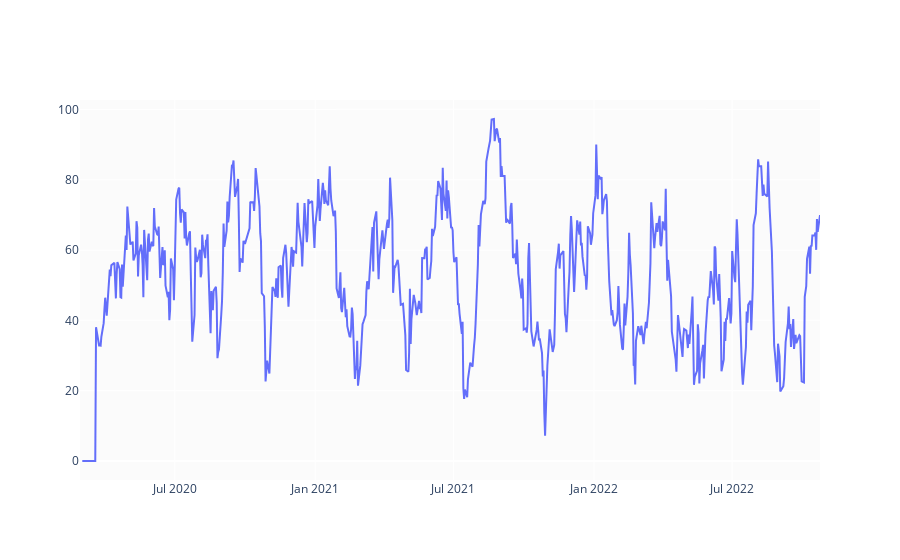

Notebook code for this chart:
### Code cell
def relative_strength_idx(df, n=14):
    close = df['Close']
    delta = close.diff()
    delta = delta[1:]
    pricesUp = delta.copy()
    pricesDown = delta.copy()
    pricesUp[pricesUp < 0] = 0
    pricesDown[pricesDown > 0] = 0    
    rollUp = pricesUp.rolling(n).mean()
    rollDown = pricesDown.abs().rolling(n).mean()
    rs = rollUp / rollDown
    rsi = 100.0 - (100.0 / (1.0 + rs))
    return rsi

df['RSI'] = relative_strength_idx(df).fillna(0)

fig = go.Figure(go.Scatter(x=df.Date, y=df.RSI, name='RSI'))
fig.show()

### Figure 1 — Plotly figure (JSON) as saved in the notebook; plotly's stock layout.template omitted (floating-point values rounded to 4 significant figures; data arrays with more than 128 entries replaced by an {"elided": "..."} marker saying what was removed)
{"data": [{"name": "RSI", "type": "scatter", "x": {"elided": "659 str values"}, "y": {"elided": "659 float values"}}], "layout": {}}
